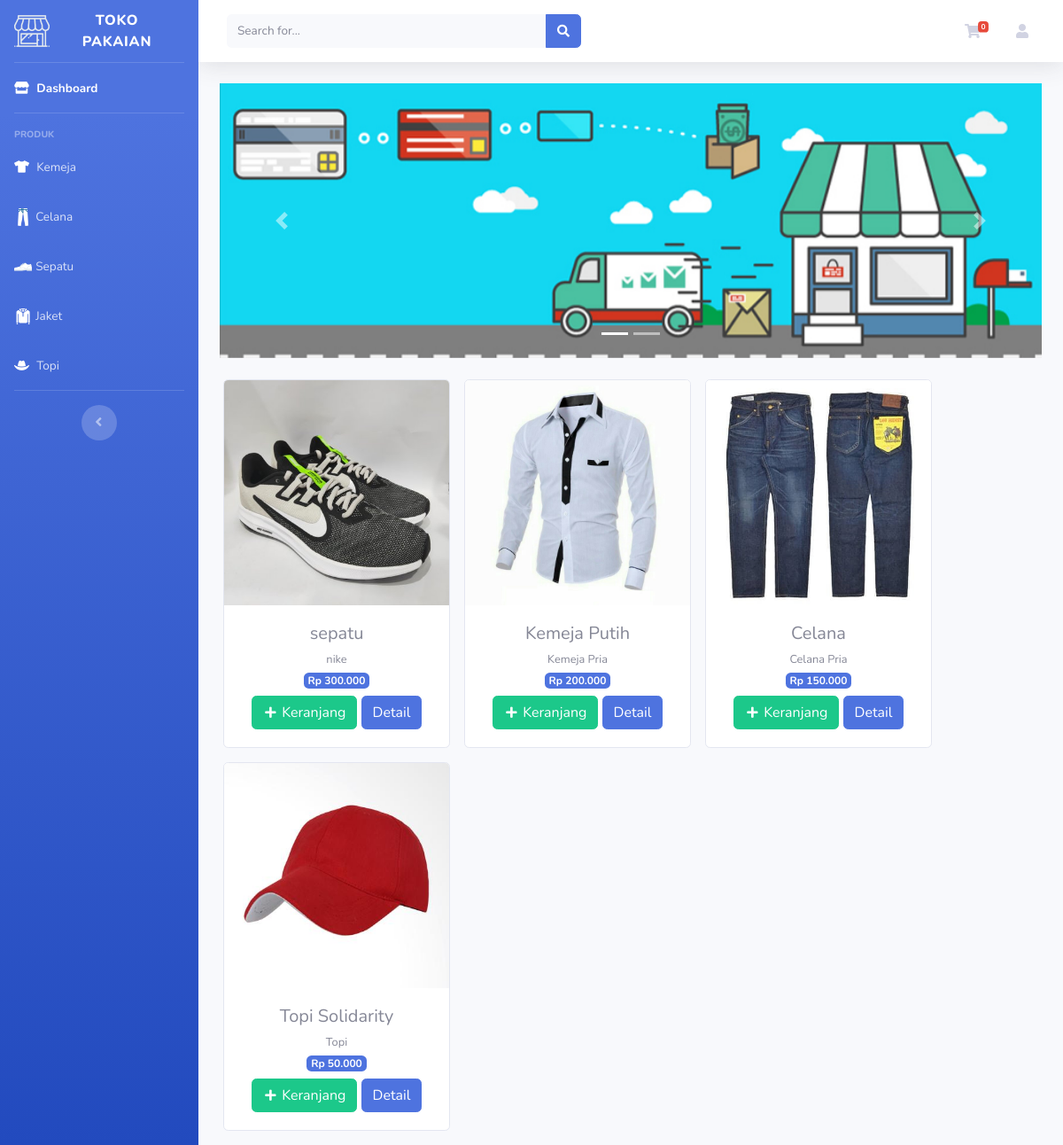
The page / on the database its author committed.
### tables this page shows
CREATE TABLE `tb_barang` (
  `id_barang` int(10) NOT NULL,
  `nama_barang` varchar(255) NOT NULL,
  `keterangan` varchar(255) NOT NULL,
  `kategori` varchar(255) NOT NULL,
  `harga` int(10) NOT NULL,
  `stok` int(10) NOT NULL,
  `gambar` text NOT NULL
);

### application/controllers/Dashboard.php (called while the page is built, shortened)
<?php
class Dashboard extends CI_Controller
{
    public function index()
    {
        $data['barang'] = $this->Modeldata->tampil_data()->result();
        $this->load->view('_partials/header');
        $this->load->view('_partials/sidebar');
        $this->load->view('dashboard', $data);
        $this->load->view('_partials/footer');
    }
}
?>

### index.php (called while the page is built, shortened)
<?php
require_once BASEPATH.'core/CodeIgniter.php';

### application/models/Modeldata.php (called while the page is built, shortened)
<?php
class Modeldata extends CI_Model
{
    public function tampil_data()
    {
        return $this->db->get('tb_barang');
    }
}
?>

### application/views/dashboard.php (the view, shortened to what this page needs)
<div class="container-fluid">
    <div id="carouselExampleIndicators" class="carousel slide" data-ride="carousel">
      <ol class="carousel-indicators">
        <li data-target="#carouselExampleIndicators" data-slide-to="0" class="active"></li>
        <li data-target="#carouselExampleIndicators" data-slide-to="1"></li>
      </ol>
      <div class="carousel-inner">
        <div style="text-align: center;" class="carousel-item active">
          <img class="d-block w-100" src="<?php echo base_url('assets/img/slider1.jpg') ?>" alt="First slide">
        </div>
      </div>
      <a class="carousel-control-prev" href="#carouselExampleIndicators" role="button" data-slide="prev">
        <span class="carousel-control-prev-icon" aria-hidden="true"></span>
      </a>
      <a class="carousel-control-next" href="#carouselExampleIndicators" role="button" data-slide="next">
        <span class="carousel-control-next-icon" aria-hidden="true"></span>
      </a>
    </div>
  <div class="row text-center mt-4">
    <?php foreach($barang as $brg) :?>
    <div class="card ml-3 mb-3" style="width: 16rem;">
      <img class="card-img-top" src="<?php echo base_url('assets/uploads/img/'.$brg->gambar) ?>" alt="Card image cap">
      <div class="card-body">
        <h5 class="card-title mb-1"><?php echo $brg->nama_barang ?></h5>
        <small><?php echo $brg->keterangan ?></small><br>
        <span class="badge badge-primary mb-2">Rp <?php echo number_format($brg->harga, 0, ',', '.') ?></span><br>
        <?php echo anchor('keranjang/tambah_keranjang/'.$brg->id_barang,'<div class="btn btn-success"><i class="fas fa-fw fa-sm fa-plus"></i> Keranjang</div>') ?>
        <?php echo anchor('dashboard/detail/'.$brg->id_barang,'<div class="btn btn-primary"> Detail</div>') ?>
      </div>
    </div>
    <?php endforeach; ?>
  </div>
</div>

### application/views/_partials/header.php (shortened to what this page needs)
<!DOCTYPE html>
<html lang="en">
<head>
  <link href="<?php echo base_url() ?>assets/vendor/fontawesome-free/css/all.min.css" rel="stylesheet" type="text/css">
  <link href="<?php echo base_url() ?>assets/css/sb-admin-2.min.css" rel="stylesheet">
</head>

### application/views/_partials/sidebar.php (shortened to what this page needs)
<body id="page-top">
  <div id="wrapper">
    <ul class="navbar-nav bg-gradient-primary sidebar sidebar-dark accordion" id="accordionSidebar">
      <a class="sidebar-brand d-flex align-items-center justify-content-center" href="<?php echo site_url('dashboard') ?>">
        <div class="sidebar-brand-icon">
        <img class="fas fa-fw fa-2x" src='<?php echo base_url('/assets/icon/shop.png') ?>'>
        </div>
        <div class="sidebar-brand-text mx-3">Toko Pakaian</div>
      </a>
      <hr class="sidebar-divider my-0">
      <li class="nav-item active">
        <a class="nav-link" href="<?php echo site_url('dashboard') ?>">
          <i style="color: white" class="fas fa-fw fa-store"></i>
          <span>Dashboard</span></a>
      </li>
      <hr class="sidebar-divider">
      <div class="sidebar-heading">
        Produk
      </div>
      <li class="nav-item">
        <a class="nav-link" href="<?php echo site_url('kategori/kemeja') ?>">
          <i style="color: white" class="fas fa-fw fa-tshirt"></i>
          <span>Kemeja</span></a>
      </li>
      <li class="nav-item">
        <a class="nav-link" href="<?php echo site_url('kategori/celana') ?>">
          <img class="fas fa-fw" src='<?php echo base_url('assets/icon/fashion.png') ?>'>
          <span>Celana</span></a>
      </li>
      <li class="nav-item">
        <a class="nav-link" href="<?php echo site_url('kategori/sepatu') ?>">
        <img class="fas fa-fw" src='<?php echo base_url('assets/icon/shoes2.png') ?>'>
          <span>Sepatu</span></a>
      </li>
      <li class="nav-item">
        <a class="nav-link" href="<?php echo site_url('kategori/jaket') ?>">
        <img class="fas fa-fw" src='<?php echo base_url('assets/icon/sweatshirt.png') ?>'>
          <span>Jaket</span></a>
      </li>
      <li class="nav-item">
        <a class="nav-link" href="<?php echo site_url('kategori/topi') ?>">
          <i style="color: white" class="fas fa-fw fa-hat-cowboy"></i>
          <span>Topi</span></a>
      </li>
      <hr class="sidebar-divider d-none d-md-block">
      <div class="text-center d-none d-md-inline">
        <button class="rounded-circle border-0" id="sidebarToggle"></button>
      </div>
    </ul>
    <div id="content-wrapper" class="d-flex flex-column">
      <div id="content">
        <nav class="navbar navbar-expand navbar-light bg-white topbar mb-4 static-top shadow">
          <form class="d-none d-sm-inline-block form-inline mr-auto ml-md-3 my-2 my-md-0 mw-100 navbar-search">
            <div class="input-group">
              <input type="text" class="form-control bg-light border-0 small" placeholder="Search for..." aria-label="Search" aria-describedby="basic-addon2">
              <div class="input-group-append">
                <button class="btn btn-primary" type="button">
                  <i class="fas fa-search fa-sm"></i>
                </button>
              </div>
            </div>
          </form>
          <ul class="navbar-nav ml-auto">
            <li class="nav-item dropdown no-arrow mx-1">
              <a class="nav-link" href="<?php echo site_url('keranjang') ?>">
                <i class="fas fa-shopping-cart fa-fw"></i>
                <span class="badge badge-danger badge-counter"><?php echo $keranjang = $this->cart->total_items() ?></span>
              </a>
            </li>
            <li class="nav-item dropdown no-arrow">
              <a class="nav-link dropdown-toggle" href="#" id="userDropdown" role="button" data-toggle="dropdown" aria-haspopup="true" aria-expanded="false">
                <i class="fas fa-user fa-fw mr-2 text-gray-400"></i>
              </a>
              <?php
                if ($this->session->userdata('username') == FALSE){ ?>
              </li>
              <?php } ?>
          </ul>
        </nav>

### application/views/_partials/footer.php (shortened to what this page needs)
      </div>
    </div>
  </div>
</body>
</html>

### rows shown on the page
tb_barang: gambar (picture), nama_barang "sepatu", keterangan "nike", harga "300.000", id_barang "Keranjang", id_barang "Detail"
tb_barang: gambar (picture), nama_barang "Kemeja Putih", keterangan "Kemeja Pria", harga "200.000", id_barang "Keranjang", id_barang "Detail"
tb_barang: gambar (picture), nama_barang "Celana", keterangan "Celana Pria", harga "150.000", id_barang "Keranjang", id_barang "Detail"
tb_barang: gambar (picture), nama_barang "Topi Solidarity", keterangan "Topi", harga "50.000", id_barang "Keranjang", id_barang "Detail"

### other values the page prints
$keranjang = $this->cart->total_items() "0"
